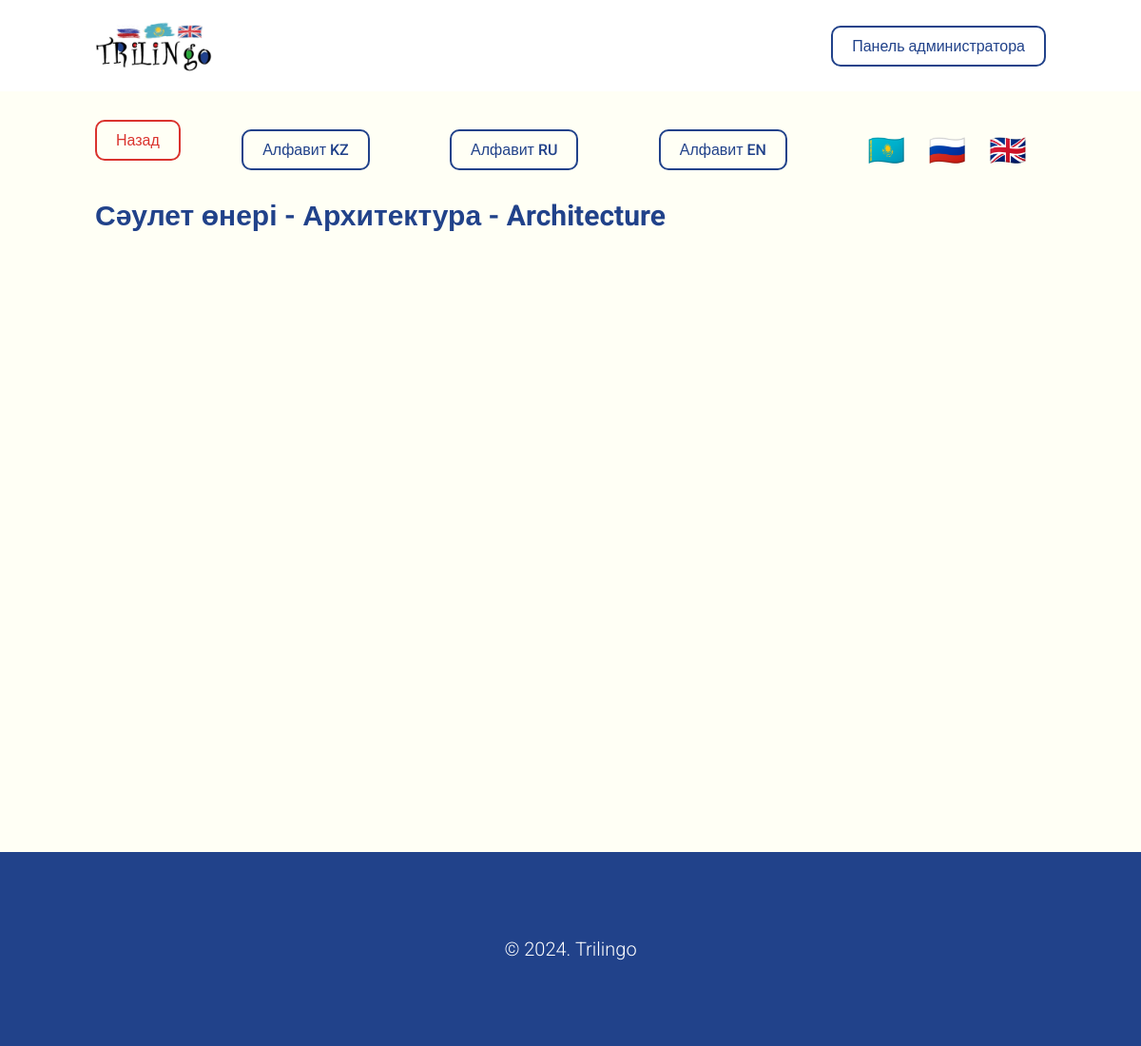
/theme/detail/sulet-ner/, run on the app's committed database.
### trilingo_app/models.py (models this page shows, shortened)
class Theme(models.Model):
    working_class = models.ForeignKey(WorkingClass, on_delete=models.CASCADE, verbose_name="Выберите класс", default="")
    word_kz = models.CharField("Название темы на казахском", max_length=35, default="")
    word_ru = models.CharField("Название темы на русском", max_length=35, default="")
    word_en = models.CharField("Название темы на английском", max_length=35, default="")
    slug = models.SlugField(unique=True, blank=True, editable=False)
    class Meta:
        verbose_name = "Тема"
        verbose_name_plural = "Темы"

### trilingo_app/views.py (the view)
# urls.py: path('theme/detail/<slug:slug>/', views.theme_detail_page, name='theme_detail_page'),
def theme_detail_page(request, slug):
    theme = get_object_or_404(Theme, slug=slug)
    words = Words.objects.filter(theme=theme)
    context = {
        'theme': theme,
        'words': words
    }
    return render(request, "./theme-detail.html", context)

### trilingo_app/templates/theme-detail.html (shortened to what this page needs)
{% extends './base.html' %}
{% block content %}
<section class="block">
    <div class="container">
        <div class="d-flex align-items-center space-between" style="margin-bottom: 20px;">
            <a href="{% url 'themes_page' slug=theme.working_class.slug %}" class="button-danger">Назад</a>
            <a href="{% url 'alphabets_kz_page' %}" class="button-primary">Алфавит KZ</a>
            <a href="{% url 'alphabets_ru_page' %}" class="button-primary">Алфавит RU</a>
            <a href="{% url 'alphabets_en_page' %}" class="button-primary">Алфавит EN</a>
            <ul class="langs-nav">
                <li class="langs-nav-item">
                    <a href="#" class="emoji-sm">🇰🇿</a>
                </li>
                <li class="langs-nav-item">
                    <a href="#" class="emoji-sm">🇷🇺</a>
                </li>
                <li class="langs-nav-item">
                    <a href="#" class="emoji-sm">🇬🇧</a>
                </li>
            </ul>
        </div>
        <h1 class="title">{{ theme.word_kz }} - {{ theme.word_ru }} - {{ theme.word_en }}</h1>
    </div>
</section>
{% endblock %}

### trilingo_app/static/css/style.css (style rules this page uses)
* { padding: 0; margin: 0; box-sizing: border-box; font-family: "Roboto", sans-serif; }
.container { margin-left: 100px; margin-right: 100px; }
.d-flex { display: flex; }
.d-flex.align-items-center { align-items: center; }
.d-flex.space-between { justify-content: space-between; }
.button-primary { padding: 10px 20px; border: 2px solid #21428a; background-color: transparent; color: #21428a; text-decoration: none; border-radius: 10px; display: inline-block; font-weight: 500; transition: 0.3s ease-in-out; }
.button-danger { padding: 10px 20px; border: 2px solid #da332e; background-color: transparent; color: #da332e; text-decoration: none; border-radius: 10px; display: inline-block; font-weight: 500; transition: 0.3s ease-in-out; }
.title { color: #21428a; font-size: 30px; }
.block { background-color: #fffff5; padding: 30px 0; min-height: 100vh; }
.block .title { margin-bottom: 20px; }
.block .button-primary { margin-right: 20px; }
.block .button-danger { margin-bottom: 20px; }
.langs-nav-item { text-decoration: none; list-style: none; display: inline-block; margin-right: 20px; }
.emoji-sm { text-decoration: none; font-size: 32px; }

### data on the page
Theme: word_kz "Сәулет өнері", word_ru "Архитектура", word_en "Architecture"
